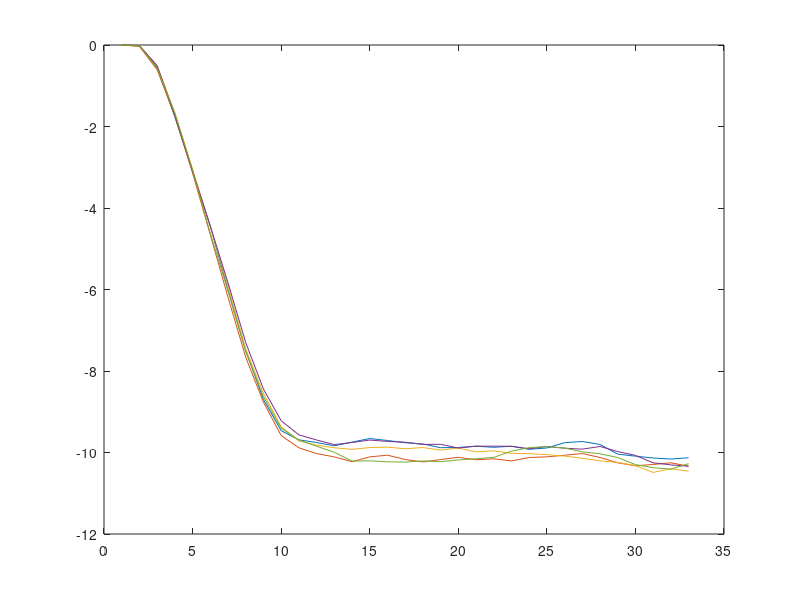
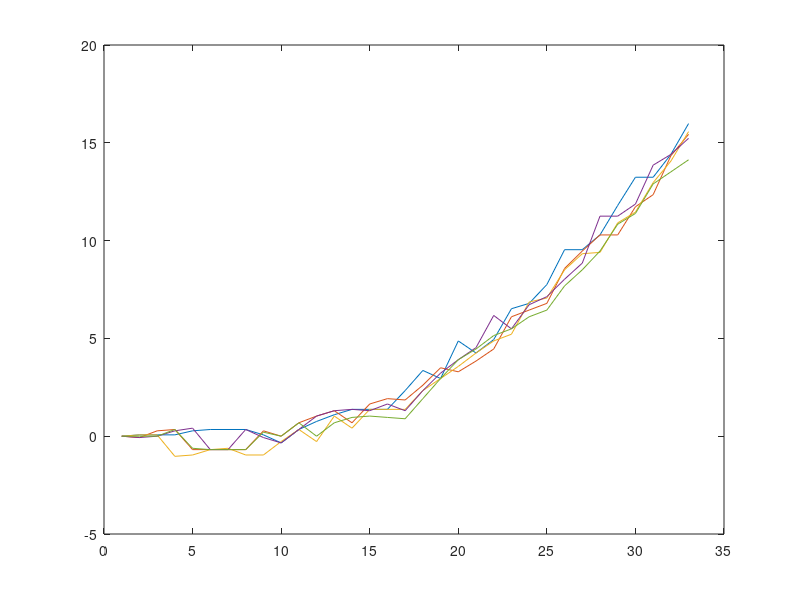
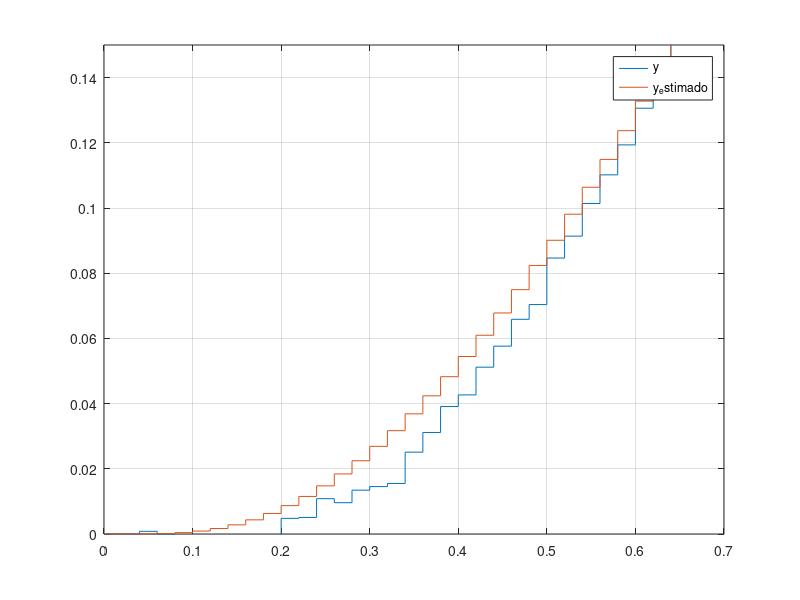
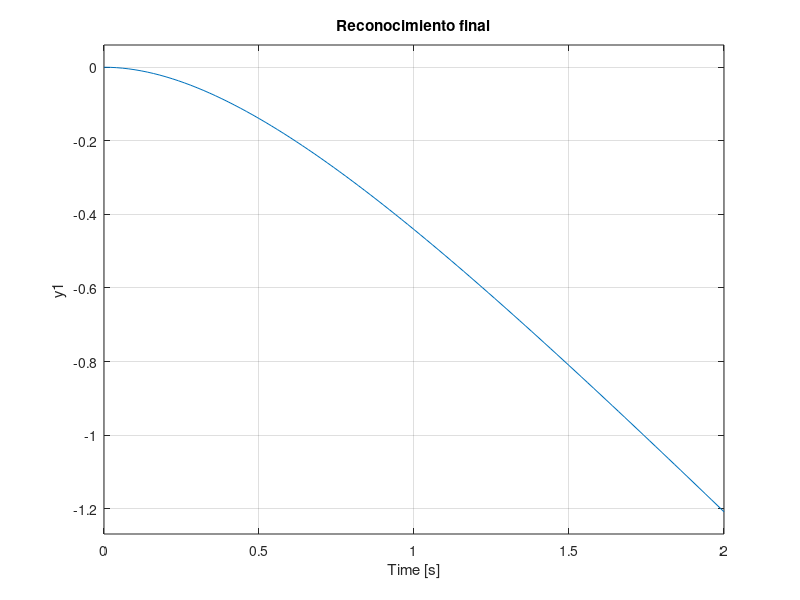

The MATLAB script that drew these images, in order:
close all; clear all; clc;

n = 0.66*50;

##data = dlmread('output20251010-120728.csv')(1:n,:);
##data += dlmread('output20251010-121904.csv')(1:n,:);
##data += dlmread('output20251010-121922.csv')(1:n,:);
##data += dlmread('output20251010-121935.csv')(1:n,:);
##data += dlmread('output20251010-121953.csv')(1:n,:);

##data = dlmread('output20251010-123326.csv')(1:n,:);
##data += dlmread('output20251010-123345.csv')(1:n,:);
##data += dlmread('output20251010-123359.csv')(1:n,:);
##data += dlmread('output20251010-123413.csv')(1:n,:);
##data += dlmread('output20251010-123434.csv')(1:n,:);

##data1 = dlmread('output20251010-124253.csv')(1:n,:);
##data2 = dlmread('output20251010-124311.csv')(1:n,:);
##data3 = dlmread('output20251010-124332.csv')(1:n,:);
##data4 = dlmread('output20251010-124346.csv')(1:n,:);
##data5 = dlmread('output20251610-124404.csv')(1:n,:);

##data1 = dlmread('output20251010-130803.csv')(1:n,:);
##data2 = dlmread('output20251010-130817.csv')(1:n,:);
##data3 = dlmread('output20251010-130828.csv')(1:n,:);
##data4 = dlmread('output20251010-130843.csv')(1:n,:);
##data5 = dlmread('output20251010-130900.csv')(1:n,:);

data1 = dlmread('output20251016-181329.csv')(28:end,:);
data2 = dlmread('output20251016-181342.csv')(7:end,:);
data3 = dlmread('output20251016-181355.csv')(25:end,:);
data4 = dlmread('output20251016-181414.csv')(23:end,:);
data5 = dlmread('output20251016-181427.csv')(15:end,:);

data1 = data1(1:n,:);
data2 = data2(1:n,:);
data3 = data3(1:n,:);
data4 = data4(1:n,:);
data5 = data5(1:n,:);

data1(:,1) -= data1(1,1);
data2(:,1) -= data2(1,1);
data3(:,1) -= data3(1,1);
data4(:,1) -= data4(1,1);
data5(:,1) -= data5(1,1);

data1(:,2) -= data1(1,2);
data2(:,2) -= data2(1,2);
data3(:,2) -= data3(1,2);
data4(:,2) -= data4(1,2);
data5(:,2) -= data5(1,2);

figure;
plot(data1(:,1)); hold on;
plot(data2(:,1)); hold on;
plot(data3(:,1)); hold on;
plot(data4(:,1)); hold on;
plot(data5(:,1)); hold on;

figure;
plot(data1(:,2)); hold on;
plot(data2(:,2)); hold on;
plot(data3(:,2)); hold on;
plot(data4(:,2)); hold on;
plot(data5(:,2)); hold on;



data = data1 + data2 + data3 + data4 + data5;

ang = data(:,1)/5;
pos = data(:,2)/5/100;

u = ang(1:n);
y = pos(1:n);


Ts = 1/50;
t = (0:n-1)*Ts;

z = tf('z', Ts);

figure;
##plot(t, u); hold;
stairs(t, y); hold on;

p=1.5
k=-0.13

pd = 1/(1+p*Ts)
H = k*z^2*Ts^2*pd / (z-1) / (z - pd)

y_est = lsim(H, u, t);
stairs(t, y_est);

legend(['y'; 'y_estimado']);
ylim([0, 0.15])
grid;

s = tf('s');
p = (1.5 + 2)/2;
k = -(0.17 + 0.13)/2;
H = k/s/(s+p)

figure;
step(9.75*H, 2);
title('Reconocimiento final');

figure;
p=1.75
k=-0.15

stairs(t, u, 'linewidth', 2); hold;
stairs(t, 100*y, '-.', 'linewidth', 2); hold on;

pd = 1/(1+p*Ts)
H = k*z^2*Ts^2*pd / (z-1) / (z - pd)

y_est = lsim(H, u, t);
stairs(t, 100*y_est, ':', 'linewidth', 2);

legend(['Ángulo de la barra'; 'Posición medida'; 'Posición simulada']);
xlabel('Tiempo [s]');
ylabel('Ángulo [⁰] o posición [cm]');
xlim([0 0.58]);
grid;
